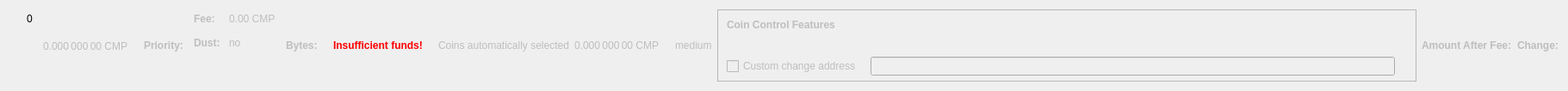
    <widget class="QWidget" name="dummyHideWidget" native="true">
     <property name="maximumSize">
      <size>
       <width>100</width>
       <height>22</height>
      </size>
     </property>
     <layout class="QHBoxLayout" name="dummyHideLayout">
      <item>
       <layout class="QFormLayout" name="formLayoutCoinControl1">
        <property name="horizontalSpacing">
         <number>10</number>
        </property>
        <property name="verticalSpacing">
         <number>14</number>
        </property>
        <property name="leftMargin">
         <number>10</number>
        </property>
        <property name="topMargin">
         <number>4</number>
        </property>
        <property name="rightMargin">
         <number>6</number>
        </property>
        <item row="0" column="1">
         <widget class="QLabel" name="labelCoinControlBytes">
          <property name="cursor">
           <cursorShape>IBeamCursor</cursorShape>
          </property>
          <property name="contextMenuPolicy">
           <enum>Qt::ActionsContextMenu</enum>
          </property>
          <property name="text">
           <string notr="true">0</string>
          </property>
          <property name="textInteractionFlags">
           <set>Qt::LinksAccessibleByMouse|Qt::TextSelectableByKeyboard|Qt::TextSelectableByMouse</set>
          </property>
         </widget>
        </item>
       </layout>
      </item>
      <item>
       <widget class="QLabel" name="labelCoinControlAfterFee">
        <property name="enabled">
         <bool>false</bool>
        </property>
        <property name="sizePolicy">
         <sizepolicy hsizetype="Fixed" vsizetype="Fixed">
          <horstretch>0</horstretch>
          <verstretch>0</verstretch>
         </sizepolicy>
        </property>
        <property name="minimumSize">
         <size>
          <width>111</width>
          <height>12</height>
         </size>
        </property>
        <property name="maximumSize">
         <size>
          <width>111</width>
          <height>12</height>
         </size>
        </property>
        <property name="cursor">
         <cursorShape>IBeamCursor</cursorShape>
        </property>
        <property name="contextMenuPolicy">
         <enum>Qt::ActionsContextMenu</enum>
        </property>
        <property name="text">
         <string notr="true">0.000 000 00 CMP</string>
        </property>
        <property name="textInteractionFlags">
         <set>Qt::LinksAccessibleByMouse|Qt::TextSelectableByKeyboard|Qt::TextSelectableByMouse</set>
        </property>
       </widget>
      </item>
      <item>
       <widget class="QLabel" name="labelCoinControlPriorityText">
        <property name="enabled">
         <bool>false</bool>
        </property>
        <property name="font">
         <font>
          <weight>75</weight>
          <bold>true</bold>
         </font>
        </property>
        <property name="text">
         <string>Priority:</string>
        </property>
       </widget>
      </item>
      <item>
       <layout class="QHBoxLayout" name="horizontalLayout"/>
      </item>
      <item>
       <layout class="QFormLayout" name="formLayoutCoinControl3">
        <property name="horizontalSpacing">
         <number>10</number>
        </property>
        <property name="verticalSpacing">
         <number>14</number>
        </property>
        <property name="leftMargin">
         <number>6</number>
        </property>
        <property name="topMargin">
         <number>4</number>
        </property>
        <property name="rightMargin">
         <number>6</number>
        </property>
        <item row="0" column="0">
         <widget class="QLabel" name="labelCoinControlFeeText">
          <property name="enabled">
           <bool>false</bool>
          </property>
          <property name="font">
           <font>
            <weight>75</weight>
            <bold>true</bold>
           </font>
          </property>
          <property name="text">
           <string>Fee:</string>
          </property>
          <property name="margin">
           <number>0</number>
          </property>
         </widget>
        </item>
        <item row="0" column="1">
         <widget class="QLabel" name="labelCoinControlFee">
          <property name="enabled">
           <bool>false</bool>
          </property>
          <property name="cursor">
           <cursorShape>IBeamCursor</cursorShape>
          </property>
          <property name="contextMenuPolicy">
           <enum>Qt::ActionsContextMenu</enum>
          </property>
          <property name="text">
           <string notr="true">0.00 CMP</string>
          </property>
          <property name="textInteractionFlags">
           <set>Qt::LinksAccessibleByMouse|Qt::TextSelectableByKeyboard|Qt::TextSelectableByMouse</set>
          </property>
         </widget>
        </item>
        <item row="1" column="0">
         <widget class="QLabel" name="labelCoinControlLowOutputText">
          <property name="enabled">
           <bool>false</bool>
          </property>
          <property name="font">
           <font>
            <weight>75</weight>
            <bold>true</bold>
           </font>
          </property>
          <property name="text">
           <string>Dust:</string>
          </property>
         </widget>
        </item>
        <item row="1" column="1">
         <widget class="QLabel" name="labelCoinControlLowOutput">
          <property name="enabled">
           <bool>false</bool>
          </property>
          <property name="cursor">
           <cursorShape>IBeamCursor</cursorShape>
          </property>
          <property name="contextMenuPolicy">
           <enum>Qt::ActionsContextMenu</enum>
          </property>
          <property name="text">
           <string>no</string>
          </property>
          <property name="textInteractionFlags">
           <set>Qt::LinksAccessibleByMouse|Qt::TextSelectableByKeyboard|Qt::TextSelectableByMouse</set>
          </property>
         </widget>
        </item>
       </layout>
      </item>
      <item>
       <widget class="QLabel" name="labelCoinControlBytesText">
        <property name="enabled">
         <bool>false</bool>
        </property>
        <property name="font">
         <font>
          <weight>75</weight>
          <bold>true</bold>
         </font>
        </property>
        <property name="text">
         <string>Bytes:</string>
        </property>
       </widget>
      </item>
      <item>
       <layout class="QFormLayout" name="formLayoutCoinControl2">
        <property name="horizontalSpacing">
         <number>10</number>
        </property>
        <property name="verticalSpacing">
         <number>14</number>
        </property>
        <property name="leftMargin">
         <number>6</number>
        </property>
        <property name="topMargin">
         <number>4</number>
        </property>
        <property name="rightMargin">
         <number>6</number>
        </property>
       </layout>
      </item>
      <item>
       <layout class="QHBoxLayout" name="horizontalLayoutCoinControl2">
        <property name="spacing">
         <number>8</number>
        </property>
        <property name="bottomMargin">
         <number>10</number>
        </property>
       </layout>
      </item>
      <item>
       <widget class="QLabel" name="labelCoinControlInsuffFunds">
        <property name="enabled">
         <bool>false</bool>
        </property>
        <property name="minimumSize">
         <size>
          <width>0</width>
          <height>0</height>
         </size>
        </property>
        <property name="font">
         <font>
          <weight>75</weight>
          <bold>true</bold>
         </font>
        </property>
        <property name="styleSheet">
         <string notr="true">color:red;font-weight:bold;</string>
        </property>
        <property name="text">
         <string>Insufficient funds!</string>
        </property>
        <property name="margin">
         <number>5</number>
        </property>
       </widget>
      </item>
      <item>
       <layout class="QFormLayout" name="formLayoutCoinControl4">
        <property name="horizontalSpacing">
         <number>10</number>
        </property>
        <property name="verticalSpacing">
         <number>14</number>
        </property>
        <property name="leftMargin">
         <number>6</number>
        </property>
        <property name="topMargin">
         <number>4</number>
        </property>
        <property name="rightMargin">
         <number>6</number>
        </property>
       </layout>
      </item>
      <item>
       <widget class="QLabel" name="labelCoinControlAutomaticallySelected">
        <property name="enabled">
         <bool>false</bool>
        </property>
        <property name="sizePolicy">
         <sizepolicy hsizetype="Fixed" vsizetype="Fixed">
          <horstretch>0</horstretch>
          <verstretch>0</verstretch>
         </sizepolicy>
        </property>
        <property name="minimumSize">
         <size>
          <width>0</width>
          <height>0</height>
         </size>
        </property>
        <property name="maximumSize">
         <size>
          <width>240</width>
          <height>16777215</height>
         </size>
        </property>
        <property name="text">
         <string>Coins automatically selected</string>
        </property>
        <property name="margin">
         <number>5</number>
        </property>
       </widget>
      </item>
      <item>
       <widget class="QLabel" name="labelCoinControlChange">
        <property name="enabled">
         <bool>false</bool>
        </property>
        <property name="sizePolicy">
         <sizepolicy hsizetype="Fixed" vsizetype="Fixed">
          <horstretch>0</horstretch>
          <verstretch>0</verstretch>
         </sizepolicy>
        </property>
        <property name="minimumSize">
         <size>
          <width>111</width>
          <height>0</height>
         </size>
        </property>
        <property name="maximumSize">
         <size>
          <width>111</width>
          <height>16777215</height>
         </size>
        </property>
        <property name="cursor">
         <cursorShape>IBeamCursor</cursorShape>
        </property>
        <property name="contextMenuPolicy">
         <enum>Qt::ActionsContextMenu</enum>
        </property>
        <property name="text">
         <string notr="true">0.000 000 00 CMP</string>
        </property>
        <property name="textInteractionFlags">
         <set>Qt::LinksAccessibleByMouse|Qt::TextSelectableByKeyboard|Qt::TextSelectableByMouse</set>
        </property>
       </widget>
      </item>
      <item>
       <widget class="QLabel" name="labelCoinControlPriority">
        <property name="enabled">
         <bool>false</bool>
        </property>
        <property name="cursor">
         <cursorShape>IBeamCursor</cursorShape>
        </property>
        <property name="contextMenuPolicy">
         <enum>Qt::ActionsContextMenu</enum>
        </property>
        <property name="text">
         <string>medium</string>
        </property>
        <property name="textInteractionFlags">
         <set>Qt::LinksAccessibleByMouse|Qt::TextSelectableByKeyboard|Qt::TextSelectableByMouse</set>
        </property>
       </widget>
      </item>
      <item>
       <widget class="QFrame" name="frameCoinControl">
        <property name="sizePolicy">
         <sizepolicy hsizetype="Expanding" vsizetype="Expanding">
          <horstretch>0</horstretch>
          <verstretch>0</verstretch>
         </sizepolicy>
        </property>
        <property name="maximumSize">
         <size>
          <width>16777215</width>
          <height>16777215</height>
         </size>
        </property>
        <property name="frameShape">
         <enum>QFrame::StyledPanel</enum>
        </property>
        <property name="frameShadow">
         <enum>QFrame::Sunken</enum>
        </property>
        <layout class="QVBoxLayout" name="verticalLayoutCoinControl2_2">
         <property name="spacing">
          <number>0</number>
         </property>
         <property name="leftMargin">
          <number>0</number>
         </property>
         <property name="topMargin">
          <number>0</number>
         </property>
         <property name="rightMargin">
          <number>0</number>
         </property>
         <property name="bottomMargin">
          <number>6</number>
         </property>
         <item>
          <layout class="QVBoxLayout" name="verticalLayoutCoinControl" stretch="0,0,0,1">
           <property name="spacing">
            <number>0</number>
           </property>
           <property name="leftMargin">
            <number>10</number>
           </property>
           <property name="topMargin">
            <number>10</number>
           </property>
           <item>
            <layout class="QHBoxLayout" name="horizontalLayoutCoinControl1">
             <property name="bottomMargin">
              <number>15</number>
             </property>
             <item>
              <widget class="QLabel" name="labelCoinControlFeatures">
               <property name="enabled">
                <bool>false</bool>
               </property>
               <property name="sizePolicy">
                <sizepolicy hsizetype="Preferred" vsizetype="Maximum">
                 <horstretch>0</horstretch>
                 <verstretch>0</verstretch>
                </sizepolicy>
               </property>
               <property name="font">
                <font>
                 <weight>75</weight>
                 <bold>true</bold>
                </font>
               </property>
               <property name="styleSheet">
                <string notr="true">font-weight:bold;</string>
               </property>
               <property name="text">
                <string>Coin Control Features</string>
               </property>
              </widget>
             </item>
            </layout>
           </item>
           <item>
            <widget class="QWidget" name="widgetCoinControl" native="true">
             <property name="sizePolicy">
              <sizepolicy hsizetype="Preferred" vsizetype="Preferred">
               <horstretch>0</horstretch>
               <verstretch>0</verstretch>
              </sizepolicy>
             </property>
             <property name="minimumSize">
              <size>
               <width>0</width>
               <height>0</height>
              </size>
             </property>
             <property name="styleSheet">
              <string notr="true"/>
             </property>
             <layout class="QHBoxLayout" name="horizontalLayoutCoinControl5_2">
              <property name="leftMargin">
               <number>0</number>
              </property>
              <property name="topMargin">
               <number>0</number>
              </property>
              <property name="rightMargin">
               <number>0</number>
              </property>
              <property name="bottomMargin">
               <number>0</number>
              </property>
              <item>
               <layout class="QHBoxLayout" name="horizontalLayoutCoinControl3">
                <property name="spacing">
                 <number>20</number>
                </property>
                <property name="topMargin">
                 <number>0</number>
                </property>
                <property name="bottomMargin">
                 <number>10</number>
                </property>
               </layout>
              </item>
             </layout>
            </widget>
           </item>
           <item>
            <layout class="QHBoxLayout" name="horizontalLayoutCoinControl4" stretch="0,0,0">
             <property name="spacing">
              <number>12</number>
             </property>
             <property name="sizeConstraint">
              <enum>QLayout::SetDefaultConstraint</enum>
             </property>
             <property name="topMargin">
              <number>5</number>
             </property>
             <property name="rightMargin">
              <number>5</number>
             </property>
             <item>
              <widget class="QCheckBox" name="checkBoxCoinControlChange">
               <property name="enabled">
                <bool>false</bool>
               </property>
               <property name="toolTip">
                <string>If this is activated, but the change address is empty or invalid, change will be sent to a newly generated address.</string>
               </property>
               <property name="text">
                <string>Custom change address</string>
               </property>
              </widget>
             </item>
             <item>
              <widget class="QValidatedLineEdit" name="lineEditCoinControlChange">
               <property name="enabled">
                <bool>false</bool>
               </property>
               <property name="sizePolicy">
                <sizepolicy hsizetype="Expanding" vsizetype="Fixed">
                 <horstretch>0</horstretch>
                 <verstretch>0</verstretch>
                </sizepolicy>
               </property>
              </widget>
             </item>
             <item>
              <widget class="QLabel" name="labelCoinControlChangeLabel_2">
               <property name="sizePolicy">
                <sizepolicy hsizetype="Preferred" vsizetype="Expanding">
                 <horstretch>0</horstretch>
                 <verstretch>0</verstretch>
                </sizepolicy>
               </property>
               <property name="minimumSize">
                <size>
                 <width>0</width>
                 <height>0</height>
                </size>
               </property>
               <property name="text">
                <string/>
               </property>
               <property name="margin">
                <number>3</number>
               </property>
              </widget>
             </item>
            </layout>
           </item>
           <item>
            <spacer name="verticalSpacerCoinControl">
             <property name="orientation">
              <enum>Qt::Vertical</enum>
             </property>
             <property name="sizeHint" stdset="0">
              <size>
               <width>800</width>
               <height>1</height>
              </size>
             </property>
            </spacer>
           </item>
          </layout>
         </item>
        </layout>
       </widget>
      </item>
      <item>
       <widget class="QLabel" name="labelCoinControlAfterFeeText">
        <property name="enabled">
         <bool>false</bool>
        </property>
        <property name="minimumSize">
         <size>
          <width>0</width>
          <height>0</height>
         </size>
        </property>
        <property name="maximumSize">
         <size>
          <width>16777215</width>
          <height>16777215</height>
         </size>
        </property>
        <property name="font">
         <font>
          <weight>75</weight>
          <bold>true</bold>
         </font>
        </property>
        <property name="text">
         <string>Amount After Fee:</string>
        </property>
        <property name="alignment">
         <set>Qt::AlignLeading|Qt::AlignLeft|Qt::AlignVCenter</set>
        </property>
        <property name="margin">
         <number>0</number>
        </property>
       </widget>
      </item>
      <item>
       <widget class="QLabel" name="labelCoinControlChangeText">
        <property name="enabled">
         <bool>false</bool>
        </property>
        <property name="sizePolicy">
         <sizepolicy hsizetype="Preferred" vsizetype="Preferred">
          <horstretch>0</horstretch>
          <verstretch>0</verstretch>
         </sizepolicy>
        </property>
        <property name="minimumSize">
         <size>
          <width>0</width>
          <height>0</height>
         </size>
        </property>
        <property name="maximumSize">
         <size>
          <width>16777215</width>
          <height>16777215</height>
         </size>
        </property>
        <property name="font">
         <font>
          <weight>75</weight>
          <bold>true</bold>
         </font>
        </property>
        <property name="text">
         <string>Change:</string>
        </property>
        <property name="alignment">
         <set>Qt::AlignLeading|Qt::AlignLeft|Qt::AlignVCenter</set>
        </property>
       </widget>
      </item>
     </layout>
    </widget>
